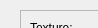
                  <widget class="QWidget" name="page_7">
                   <property name="geometry">
                    <rect>
                     <x>0</x>
                     <y>0</y>
                     <width>98</width>
                     <height>28</height>
                    </rect>
                   </property>
                   <attribute name="label">
                    <string>Sampler State</string>
                   </attribute>
                   <widget class="QFrame" name="frame_12">
                    <property name="geometry">
                     <rect>
                      <x>20</x>
                      <y>10</y>
                      <width>281</width>
                      <height>141</height>
                     </rect>
                    </property>
                    <property name="frameShape">
                     <enum>QFrame::StyledPanel</enum>
                    </property>
                    <property name="frameShadow">
                     <enum>QFrame::Raised</enum>
                    </property>
                    <layout class="QGridLayout" name="gridLayout">
                     <item row="0" column="0">
                      <widget class="QLabel" name="label_23">
                       <property name="text">
                        <string>Texture:</string>
                       </property>
                      </widget>
                     </item>
                     <item row="0" column="1" colspan="2">
                      <widget class="QPushButton" name="pushButton_11">
                       <property name="text">
                        <string>PushButton</string>
                       </property>
                      </widget>
                     </item>
                     <item row="1" column="0" colspan="2">
                      <widget class="QLabel" name="label_21">
                       <property name="text">
                        <string>Clamp U:</string>
                       </property>
                      </widget>
                     </item>
                     <item row="1" column="2">
                      <widget class="QComboBox" name="comboBox_4">
                       <item>
                        <property name="text">
                         <string>Repeat</string>
                        </property>
                       </item>
                       <item>
                        <property name="text">
                         <string>Clamp</string>
                        </property>
                       </item>
                       <item>
                        <property name="text">
                         <string>ClampToEdge</string>
                        </property>
                       </item>
                       <item>
                        <property name="text">
                         <string>ClampToBorder</string>
                        </property>
                       </item>
                      </widget>
                     </item>
                     <item row="2" column="0" colspan="2">
                      <widget class="QLabel" name="label_24">
                       <property name="text">
                        <string>Clamp V:</string>
                       </property>
                      </widget>
                     </item>
                     <item row="2" column="2">
                      <widget class="QComboBox" name="comboBox_8">
                       <item>
                        <property name="text">
                         <string>Repeat</string>
                        </property>
                       </item>
                       <item>
                        <property name="text">
                         <string>Clamp</string>
                        </property>
                       </item>
                       <item>
                        <property name="text">
                         <string>ClampToEdge</string>
                        </property>
                       </item>
                       <item>
                        <property name="text">
                         <string>ClampToBorder</string>
                        </property>
                       </item>
                      </widget>
                     </item>
                     <item row="3" column="0" colspan="2">
                      <widget class="QLabel" name="label_55">
                       <property name="text">
                        <string>Clamp W:</string>
                       </property>
                      </widget>
                     </item>
                     <item row="3" column="2">
                      <widget class="QComboBox" name="comboBox_9">
                       <item>
                        <property name="text">
                         <string>Repeat</string>
                        </property>
                       </item>
                       <item>
                        <property name="text">
                         <string>Clamp</string>
                        </property>
                       </item>
                       <item>
                        <property name="text">
                         <string>ClampToEdge</string>
                        </property>
                       </item>
                       <item>
                        <property name="text">
                         <string>ClampToBorder</string>
                        </property>
                       </item>
                      </widget>
                     </item>
                     <item row="4" column="0" colspan="2">
                      <widget class="QLabel" name="label_22">
                       <property name="text">
                        <string>Border Color:</string>
                       </property>
                      </widget>
                     </item>
                     <item row="4" column="2">
                      <widget class="QComboBox" name="comboBox_7">
                       <item>
                        <property name="text">
                         <string>Black</string>
                        </property>
                       </item>
                       <item>
                        <property name="text">
                         <string>White</string>
                        </property>
                       </item>
                       <item>
                        <property name="text">
                         <string/>
                        </property>
                       </item>
                      </widget>
                     </item>
                     <item row="5" column="0" colspan="2">
                      <widget class="QLabel" name="label_56">
                       <property name="text">
                        <string>Filter Mode:</string>
                       </property>
                      </widget>
                     </item>
                     <item row="5" column="2">
                      <widget class="QComboBox" name="comboBox_10">
                       <item>
                        <property name="text">
                         <string>Nearest(Point)</string>
                        </property>
                       </item>
                       <item>
                        <property name="text">
                         <string>Linear</string>
                        </property>
                       </item>
                       <item>
                        <property name="text">
                         <string/>
                        </property>
                       </item>
                      </widget>
                     </item>
                    </layout>
                   </widget>
                  </widget>
